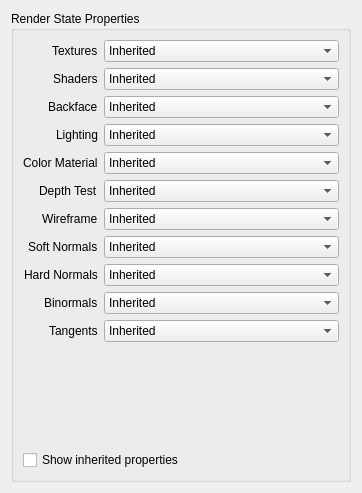
<?xml version="1.0" encoding="UTF-8"?>
<ui version="4.0">
 <class>RenderStateNodeGUI</class>
 <widget class="QWidget" name="RenderStateNodeGUI">
  <property name="geometry">
   <rect>
    <x>0</x>
    <y>0</y>
    <width>362</width>
    <height>493</height>
   </rect>
  </property>
  <property name="windowTitle">
   <string>Form</string>
  </property>
  <layout class="QVBoxLayout" name="verticalLayout">
   <item>
    <widget class="QGroupBox" name="groupBox">
     <property name="title">
      <string>Render State Properties</string>
     </property>
     <layout class="QVBoxLayout" name="verticalLayout_2">
      <item>
       <layout class="QFormLayout" name="formLayout">
        <property name="labelAlignment">
         <set>Qt::AlignRight|Qt::AlignTrailing|Qt::AlignVCenter</set>
        </property>
        <item row="0" column="0">
         <widget class="QLabel" name="label">
          <property name="text">
           <string>Textures</string>
          </property>
         </widget>
        </item>
        <item row="1" column="0">
         <widget class="QLabel" name="label_2">
          <property name="text">
           <string>Shaders</string>
          </property>
         </widget>
        </item>
        <item row="3" column="0">
         <widget class="QLabel" name="label_3">
          <property name="text">
           <string>Lighting</string>
          </property>
         </widget>
        </item>
        <item row="1" column="1">
         <widget class="QComboBox" name="shader_state">
          <item>
           <property name="text">
            <string>Inherited</string>
           </property>
          </item>
          <item>
           <property name="text">
            <string>Enabled</string>
           </property>
          </item>
          <item>
           <property name="text">
            <string>Disabled</string>
           </property>
          </item>
         </widget>
        </item>
        <item row="0" column="1">
         <widget class="QComboBox" name="texture_state">
          <item>
           <property name="text">
            <string>Inherited</string>
           </property>
          </item>
          <item>
           <property name="text">
            <string>Enabled</string>
           </property>
          </item>
          <item>
           <property name="text">
            <string>Disabled</string>
           </property>
          </item>
         </widget>
        </item>
        <item row="10" column="1">
         <widget class="QComboBox" name="tangent_state">
          <item>
           <property name="text">
            <string>Inherited</string>
           </property>
          </item>
          <item>
           <property name="text">
            <string>Enabled</string>
           </property>
          </item>
          <item>
           <property name="text">
            <string>Disabled</string>
           </property>
          </item>
         </widget>
        </item>
        <item row="2" column="0">
         <widget class="QLabel" name="label_4">
          <property name="text">
           <string>Backface</string>
          </property>
         </widget>
        </item>
        <item row="2" column="1">
         <widget class="QComboBox" name="backface_state">
          <item>
           <property name="text">
            <string>Inherited</string>
           </property>
          </item>
          <item>
           <property name="text">
            <string>Enabled</string>
           </property>
          </item>
          <item>
           <property name="text">
            <string>Disabled</string>
           </property>
          </item>
         </widget>
        </item>
        <item row="5" column="0">
         <widget class="QLabel" name="label_5">
          <property name="text">
           <string>Depth Test</string>
          </property>
         </widget>
        </item>
        <item row="5" column="1">
         <widget class="QComboBox" name="depth_test_state">
          <item>
           <property name="text">
            <string>Inherited</string>
           </property>
          </item>
          <item>
           <property name="text">
            <string>Enabled</string>
           </property>
          </item>
          <item>
           <property name="text">
            <string>Disabled</string>
           </property>
          </item>
         </widget>
        </item>
        <item row="6" column="0">
         <widget class="QLabel" name="label_6">
          <property name="text">
           <string>Wireframe</string>
          </property>
         </widget>
        </item>
        <item row="6" column="1">
         <widget class="QComboBox" name="wireframe_state">
          <item>
           <property name="text">
            <string>Inherited</string>
           </property>
          </item>
          <item>
           <property name="text">
            <string>Enabled</string>
           </property>
          </item>
          <item>
           <property name="text">
            <string>Disabled</string>
           </property>
          </item>
         </widget>
        </item>
        <item row="7" column="0">
         <widget class="QLabel" name="label_7">
          <property name="text">
           <string>Soft Normals</string>
          </property>
         </widget>
        </item>
        <item row="7" column="1">
         <widget class="QComboBox" name="soft_normal_state">
          <item>
           <property name="text">
            <string>Inherited</string>
           </property>
          </item>
          <item>
           <property name="text">
            <string>Enabled</string>
           </property>
          </item>
          <item>
           <property name="text">
            <string>Disabled</string>
           </property>
          </item>
         </widget>
        </item>
        <item row="8" column="0">
         <widget class="QLabel" name="label_8">
          <property name="text">
           <string>Hard Normals</string>
          </property>
         </widget>
        </item>
        <item row="9" column="0">
         <widget class="QLabel" name="label_9">
          <property name="text">
           <string>Binormals</string>
          </property>
         </widget>
        </item>
        <item row="8" column="1">
         <widget class="QComboBox" name="hard_normal_state">
          <item>
           <property name="text">
            <string>Inherited</string>
           </property>
          </item>
          <item>
           <property name="text">
            <string>Enabled</string>
           </property>
          </item>
          <item>
           <property name="text">
            <string>Disabled</string>
           </property>
          </item>
         </widget>
        </item>
        <item row="9" column="1">
         <widget class="QComboBox" name="binormal_state">
          <item>
           <property name="text">
            <string>Inherited</string>
           </property>
          </item>
          <item>
           <property name="text">
            <string>Enabled</string>
           </property>
          </item>
          <item>
           <property name="text">
            <string>Disabled</string>
           </property>
          </item>
         </widget>
        </item>
        <item row="10" column="0">
         <widget class="QLabel" name="label_10">
          <property name="text">
           <string>Tangents</string>
          </property>
         </widget>
        </item>
        <item row="4" column="0">
         <widget class="QLabel" name="label_11">
          <property name="text">
           <string>Color Material</string>
          </property>
         </widget>
        </item>
        <item row="3" column="1">
         <widget class="QComboBox" name="lighting_state">
          <item>
           <property name="text">
            <string>Inherited</string>
           </property>
          </item>
          <item>
           <property name="text">
            <string>Enabled</string>
           </property>
          </item>
          <item>
           <property name="text">
            <string>Disabled</string>
           </property>
          </item>
         </widget>
        </item>
        <item row="4" column="1">
         <widget class="QComboBox" name="color_material_state">
          <item>
           <property name="text">
            <string>Inherited</string>
           </property>
          </item>
          <item>
           <property name="text">
            <string>Enabled</string>
           </property>
          </item>
          <item>
           <property name="text">
            <string>Disabled</string>
           </property>
          </item>
         </widget>
        </item>
       </layout>
      </item>
      <item>
       <widget class="QCheckBox" name="checkBox">
        <property name="text">
         <string>Show inherited properties</string>
        </property>
       </widget>
      </item>
     </layout>
    </widget>
   </item>
  </layout>
 </widget>
 <tabstops>
  <tabstop>texture_state</tabstop>
  <tabstop>shader_state</tabstop>
  <tabstop>backface_state</tabstop>
  <tabstop>lighting_state</tabstop>
  <tabstop>color_material_state</tabstop>
  <tabstop>depth_test_state</tabstop>
  <tabstop>wireframe_state</tabstop>
  <tabstop>soft_normal_state</tabstop>
  <tabstop>hard_normal_state</tabstop>
  <tabstop>binormal_state</tabstop>
  <tabstop>tangent_state</tabstop>
  <tabstop>checkBox</tabstop>
 </tabstops>
 <resources/>
 <connections>
  <connection>
   <sender>texture_state</sender>
   <signal>currentIndexChanged(int)</signal>
   <receiver>RenderStateNodeGUI</receiver>
   <slot>SetTexture(int)</slot>
   <hints>
    <hint type="sourcelabel">
     <x>203</x>
     <y>48</y>
    </hint>
    <hint type="destinationlabel">
     <x>220</x>
     <y>4</y>
    </hint>
   </hints>
  </connection>
  <connection>
   <sender>shader_state</sender>
   <signal>currentIndexChanged(int)</signal>
   <receiver>RenderStateNodeGUI</receiver>
   <slot>SetShader(int)</slot>
   <hints>
    <hint type="sourcelabel">
     <x>276</x>
     <y>81</y>
    </hint>
    <hint type="destinationlabel">
     <x>310</x>
     <y>2</y>
    </hint>
   </hints>
  </connection>
  <connection>
   <sender>backface_state</sender>
   <signal>currentIndexChanged(int)</signal>
   <receiver>RenderStateNodeGUI</receiver>
   <slot>SetBackface(int)</slot>
   <hints>
    <hint type="sourcelabel">
     <x>242</x>
     <y>114</y>
    </hint>
    <hint type="destinationlabel">
     <x>400</x>
     <y>7</y>
    </hint>
   </hints>
  </connection>
  <connection>
   <sender>lighting_state</sender>
   <signal>currentIndexChanged(int)</signal>
   <receiver>RenderStateNodeGUI</receiver>
   <slot>SetLighting(int)</slot>
   <hints>
    <hint type="sourcelabel">
     <x>317</x>
     <y>147</y>
    </hint>
    <hint type="destinationlabel">
     <x>501</x>
     <y>7</y>
    </hint>
   </hints>
  </connection>
  <connection>
   <sender>depth_test_state</sender>
   <signal>currentIndexChanged(int)</signal>
   <receiver>RenderStateNodeGUI</receiver>
   <slot>SetDepthTest(int)</slot>
   <hints>
    <hint type="sourcelabel">
     <x>425</x>
     <y>174</y>
    </hint>
    <hint type="destinationlabel">
     <x>596</x>
     <y>5</y>
    </hint>
   </hints>
  </connection>
  <connection>
   <sender>wireframe_state</sender>
   <signal>currentIndexChanged(int)</signal>
   <receiver>RenderStateNodeGUI</receiver>
   <slot>SetWireframe(int)</slot>
   <hints>
    <hint type="sourcelabel">
     <x>520</x>
     <y>215</y>
    </hint>
    <hint type="destinationlabel">
     <x>705</x>
     <y>8</y>
    </hint>
   </hints>
  </connection>
  <connection>
   <sender>color_material_state</sender>
   <signal>currentIndexChanged(int)</signal>
   <receiver>RenderStateNodeGUI</receiver>
   <slot>SetColorMaterial(int)</slot>
   <hints>
    <hint type="sourcelabel">
     <x>232</x>
     <y>166</y>
    </hint>
    <hint type="destinationlabel">
     <x>180</x>
     <y>246</y>
    </hint>
   </hints>
  </connection>
 </connections>
 <slots>
  <slot>SetTexture(int)</slot>
  <slot>SetShader(int)</slot>
  <slot>SetBackface(int)</slot>
  <slot>SetLighting(int)</slot>
  <slot>SetDepthTest(int)</slot>
  <slot>SetWireframe(int)</slot>
  <slot>SetSoftNormal(int)</slot>
  <slot>SetHardNormal(int)</slot>
  <slot>SetBinormal(int)</slot>
  <slot>SetTangent(int)</slot>
  <slot>SetColorMaterial(int)</slot>
 </slots>
</ui>
